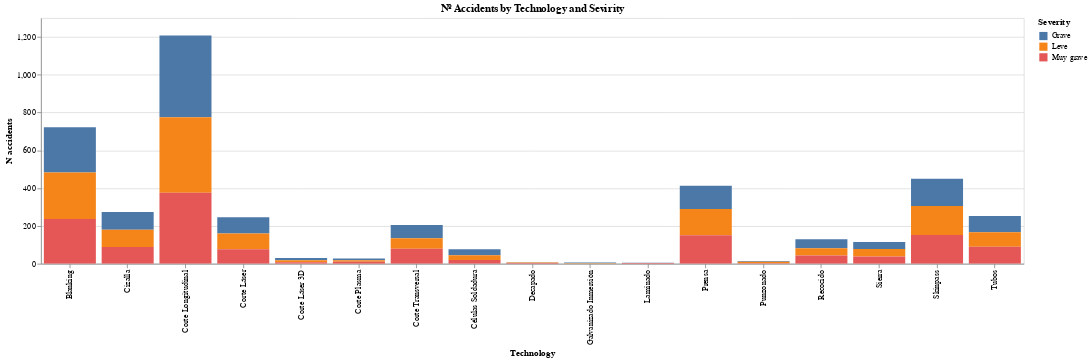

Notebook cell for this chart:
### Code cell
alt.Chart(n_employees_acc,title="Nº Accidents by Technology and Sevirity").mark_bar().encode( 
    y = 'N accidents',
    x ='Technology',
    color='Severity').interactive() .properties(
    width=1200,
    height=300
)

### Figure 1 — Vega-Lite specification as saved in the notebook (floating-point values rounded to 4 significant figures)
{"config": {"view": {"continuousWidth": 400, "continuousHeight": 300}}, "data": {"name": "data-8f898af41661fadf6a3814db013d9052"}, "mark": "bar", "encoding": {"color": {"type": "nominal", "field": "Severity"}, "x": {"type": "nominal", "field": "Technology"}, "y": {"type": "quantitative", "field": "N accidents"}}, "height": 300, "selection": {"selector006": {"type": "interval", "bind": "scales", "encodings": ["x", "y"]}}, "title": "Nº Accidents by Technology and Sevirity", "width": 1200, "$schema": "https://vega.github.io/schema/vega-lite/v4.8.1.json", "datasets": {"data-8f898af41661fadf6a3814db013d9052": [{"Technology": "Blanking", "Accident": "Yes", "Severity": "Grave", "N accidents": 239}, {"Technology": "Blanking", "Accident": "Yes", "Severity": "Leve", "N accidents": 246}, {"Technology": "Blanking", "Accident": "Yes", "Severity": "Muy grave", "N accidents": 237}, {"Technology": "Cizalla", "Accident": "Yes", "Severity": "Grave", "N accidents": 94}, {"Technology": "Cizalla", "Accident": "Yes", "Severity": "Leve", "N accidents": 92}, {"Technology": "Cizalla", "Accident": "Yes", "Severity": "Muy grave", "N accidents": 88}, {"Technology": "Corte Longitudinal", "Accident": "Yes", "Severity": "Grave", "N accidents": 432}, {"Technology": "Corte Longitudinal", "Accident": "Yes", "Severity": "Leve", "N accidents": 399}, {"Technology": "Corte Longitudinal", "Accident": "Yes", "Severity": "Muy grave", "N accidents": 376}, {"Technology": "Corte Láser", "Accident": "Yes", "Severity": "Grave", "N accidents": 86}, {"Technology": "Corte Láser", "Accident": "Yes", "Severity": "Leve", "N accidents": 83}, {"Technology": "Corte Láser", "Accident": "Yes", "Severity": "Muy grave", "N accidents": 77}, {"Technology": "Corte Láser 3D", "Accident": "Yes", "Severity": "Grave", "N accidents": 12}, {"Technology": "Corte Láser 3D", "Accident": "Yes", "Severity": "Leve", "N accidents": 10}, {"Technology": "Corte Láser 3D", "Accident": "Yes", "Severity": "Muy grave", "N accidents": 8}, {"Technology": "Corte Plasma", "Accident": "Yes", "Severity": "Grave", "N accidents": 8}, {"Technology": "Corte Plasma", "Accident": "Yes", "Severity": "Leve", "N accidents": 9}, {"Technology": "Corte Plasma", "Accident": "Yes", "Severity": "Muy grave", "N accidents": 10}, {"Technology": "Corte Transversal", "Accident": "Yes", "Severity": "Grave", "N accidents": 70}, {"Technology": "Corte Transversal", "Accident": "Yes", "Severity": "Leve", "N accidents": 56}, {"Technology": "Corte Transversal", "Accident": "Yes", "Severity": "Muy grave", "N accidents": 79}, {"Technology": "Células Soldadura", "Accident": "Yes", "Severity": "Grave", "N accidents": 32}, {"Technology": "Células Soldadura", "Accident": "Yes", "Severity": "Leve", "N accidents": 25}, {"Technology": "Células Soldadura", "Accident": "Yes", "Severity": "Muy grave", "N accidents": 20}, {"Technology": "Decapado", "Accident": "Yes", "Severity": "Grave", "N accidents": 2}, {"Technology": "Decapado", "Accident": "Yes", "Severity": "Leve", "N accidents": 2}, {"Technology": "Decapado", "Accident": "Yes", "Severity": "Muy grave", "N accidents": 4}, {"Technology": "Galvanizado Inmersión", "Accident": "Yes", "Severity": "Grave", "N accidents": 3}, {"Technology": "Galvanizado Inmersión", "Accident": "Yes", "Severity": "Leve", "N accidents": 3}, {"Technology": "Laminado", "Accident": "Yes", "Severity": "Grave", "N accidents": 1}, {"Technology": "Laminado", "Accident": "Yes", "Severity": "Muy grave", "N accidents": 4}, {"Technology": "Prensa", "Accident": "Yes", "Severity": "Grave", "N accidents": 123}, {"Technology": "Prensa", "Accident": "Yes", "Severity": "Leve", "N accidents": 138}, {"Technology": "Prensa", "Accident": "Yes", "Severity": "Muy grave", "N accidents": 151}, {"Technology": "Punzonado", "Accident": "Yes", "Severity": "Grave", "N accidents": 5}, {"Technology": "Punzonado", "Accident": "Yes", "Severity": "Leve", "N accidents": 7}, {"Technology": "Punzonado", "Accident": "Yes", "Severity": "Muy grave", "N accidents": 3}, {"Technology": "Recocido", "Accident": "Yes", "Severity": "Grave", "N accidents": 48}, {"Technology": "Recocido", "Accident": "Yes", "Severity": "Leve", "N accidents": 38}, {"Technology": "Recocido", "Accident": "Yes", "Severity": "Muy grave", "N accidents": 44}, {"Technology": "Sierra", "Accident": "Yes", "Severity": "Grave", "N accidents": 37}, {"Technology": "Sierra", "Accident": "Yes", "Severity": "Leve", "N accidents": 40}, {"Technology": "Sierra", "Accident": "Yes", "Severity": "Muy grave", "N accidents": 38}, {"Technology": "Skinpass", "Accident": "Yes", "Severity": "Grave", "N accidents": 143}, {"Technology": "Skinpass", "Accident": "Yes", "Severity": "Leve", "N accidents": 154}, {"Technology": "Skinpass", "Accident": "Yes", "Severity": "Muy grave", "N accidents": 152}, {"Technology": "Tubos", "Accident": "Yes", "Severity": "Grave", "N accidents": 86}, {"Technology": "Tubos", "Accident": "Yes", "Severity": "Leve", "N accidents": 76}, {"Technology": "Tubos", "Accident": "Yes", "Severity": "Muy grave", "N accidents": 90}]}}
